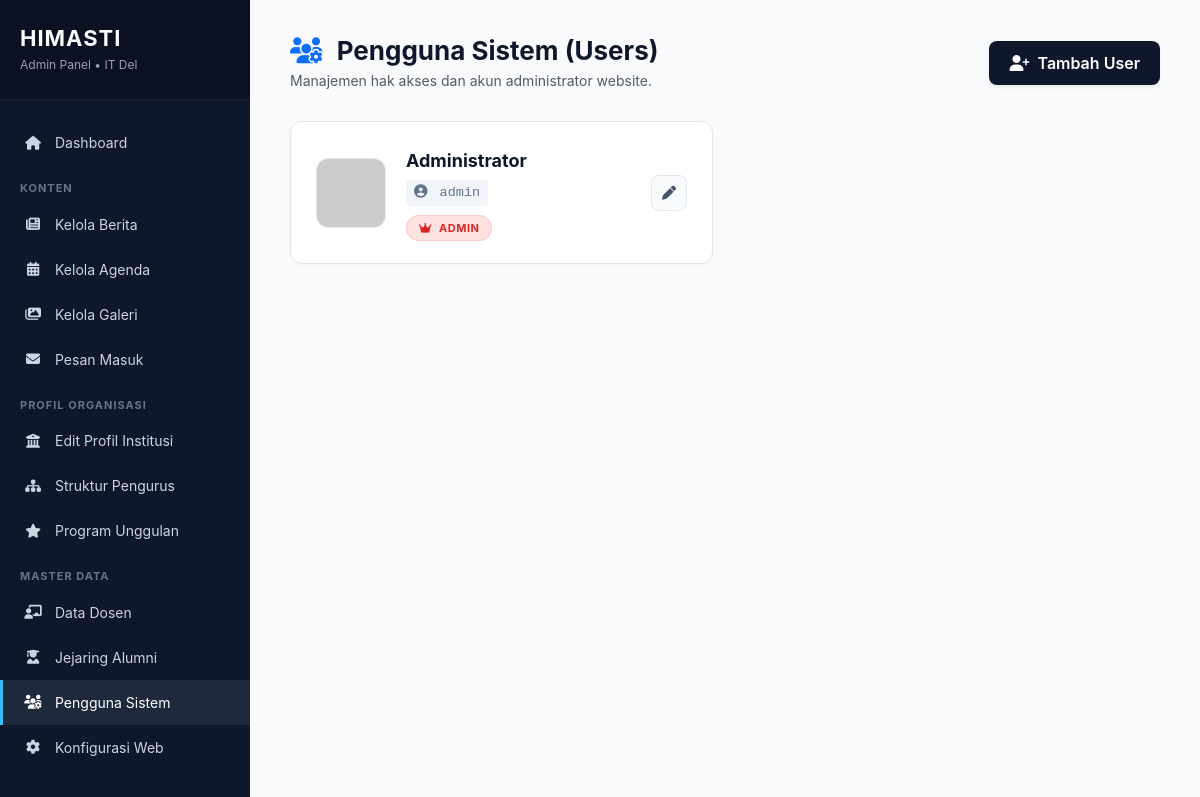
Screenshot of /admin/user/index.php (signed in) with the database file from the repository.
### tables this page shows
CREATE TABLE `users` (
  `id` int(11) NOT NULL AUTO_INCREMENT,
  `username` varchar(50) NOT NULL,
  `password` varchar(255) NOT NULL,
  `name` varchar(100) NOT NULL,
  `role` enum('admin','editor') DEFAULT 'editor',
  `created_at` timestamp NOT NULL DEFAULT current_timestamp(),
  `is_active` int(11) NOT NULL DEFAULT 1,
  `last_login` datetime DEFAULT NULL,
  PRIMARY KEY (`id`),
  UNIQUE KEY `username` (`username`)
);

### admin/user/index.php (the view, shortened to what this page needs)
<?php
require_once __DIR__ . '/../../config/database.php';
try {
    $pdo->exec("CREATE TABLE IF NOT EXISTS users (
        id INT AUTO_INCREMENT PRIMARY KEY,
        username VARCHAR(50) NOT NULL UNIQUE,
        password VARCHAR(255) NOT NULL,
        name VARCHAR(100) NOT NULL,
        role ENUM('admin', 'editor') DEFAULT 'editor',
        created_at TIMESTAMP DEFAULT CURRENT_TIMESTAMP
    )");
} catch (PDOException $e) {
    $pesan_error = "Error Database: " . $e->getMessage();
}
$stmt = $pdo->query("SELECT id, username, name, role, created_at FROM users ORDER BY role ASC, name ASC");
$user_list = $stmt->fetchAll(PDO::FETCH_ASSOC);
?>
<!DOCTYPE html>
<html lang="id">
<head>
    <link href="https://cdn.jsdelivr.net/npm/bootstrap@5.3.0/dist/css/bootstrap.min.css" rel="stylesheet">
    <link rel="stylesheet" href="https://cdnjs.cloudflare.com/ajax/libs/font-awesome/6.4.0/css/all.min.css">
</head>
<body>
    <div class="sidebar">
        <div class="sidebar-header"><h2>HIMASTI</h2><p>Admin Panel &bull; IT Del</p></div>
        <ul class="menu">
            <li><a href="../dashboard.php"><i class="fas fa-home"></i> Dashboard</a></li>
            <li class="menu-divider">Konten</li>
            <li><a href="../berita/index.php"><i class="fas fa-newspaper"></i> Kelola Berita</a></li>
            <li><a href="../agenda/index.php"><i class="fas fa-calendar-alt"></i> Kelola Agenda</a></li>
            <li><a href="../galeri/index.php"><i class="fas fa-images"></i> Kelola Galeri</a></li>
            <li><a href="../pesan/index.php"><i class="fas fa-envelope"></i> Pesan Masuk</a></li>
            <li class="menu-divider">Profil Organisasi</li>
            <li><a href="../profil/index.php"><i class="fas fa-university"></i> Edit Profil Institusi</a></li>
            <li><a href="../pengurus/index.php"><i class="fas fa-sitemap"></i> Struktur Pengurus</a></li>
            <li><a href="../program/index.php"><i class="fas fa-star"></i> Program Unggulan</a></li>
            <li class="menu-divider">Master Data</li>
            <li><a href="../dosen/index.php"><i class="fas fa-chalkboard-teacher"></i> Data Dosen</a></li>
            <li><a href="../alumni/index.php"><i class="fas fa-user-graduate"></i> Jejaring Alumni</a></li>
            <li><a href="index.php" class="active"><i class="fas fa-users-cog"></i> Pengguna Sistem</a></li>
            <li><a href="../pengaturan/index.php"><i class="fas fa-cog"></i> Konfigurasi Web</a></li>
        </ul>
    </div>
    <div class="main">
        <div class="page-header">
            <div>
                <h1><i class="fas fa-users-cog text-primary me-2"></i> Pengguna Sistem (Users)</h1>
                <p class="text-muted mt-1 mb-0" style="font-size: 14px;">Manajemen hak akses dan akun administrator website.</p>
            </div>
            <a href="tambah.php" class="btn-tambah shadow-sm"><i class="fas fa-user-plus me-2"></i>Tambah User</a>
        </div>
        <div class="row g-4">
            <?php foreach ($user_list as $user):
                $nama_bersih = trim(preg_replace('/[^a-zA-Z\s]/', '', $user['name']));
            ?>
            <div class="col-md-6">
                <div class="user-card">
                    <img src="https://ui-avatars.com/api/?name=<?= urlencode($nama_bersih) ?>&background=random&color=fff&size=150" class="user-avatar" alt="<?= htmlspecialchars($user['name']) ?>">
                    <div class="user-info">
                        <div class="user-name"><?= htmlspecialchars($user['name']) ?></div>
                        <div class="user-username"><i class="fas fa-user-circle me-1"></i> <?= htmlspecialchars($user['username']) ?></div>
                        <div>
                            <span class="badge-role <?= $user['role'] === 'admin' ? 'role-admin' : 'role-editor' ?>">
                                <i class="fas <?= $user['role'] === 'admin' ? 'fa-crown' : 'fa-edit' ?> me-1"></i> <?= htmlspecialchars($user['role']) ?>
                            </span>
                        </div>
                    </div>
                    <div class="user-actions">
                        <a href="edit.php?id=<?= $user['id'] ?>" class="btn-icon btn-edit" title="Edit User"><i class="fas fa-pen"></i></a>
                    </div>
                </div>
            </div>
            <?php endforeach; ?>
        </div>
    </div>
</body>
</html>

### admin/user/index.php (style rules this page uses)
* { font-family: 'Inter', 'Segoe UI', Tahoma, sans-serif; }
body { background: #f8fafc; display: flex; min-height: 100vh; margin: 0; color: #334155; }
.sidebar { width: 250px; background: #0f172a; color: white; position: fixed; height: 100vh; overflow-y: auto; z-index: 1000; }
.sidebar-header { padding: 25px 20px; border-bottom: 1px solid rgba(255,255,255,0.05); background: #0b1120; }
.sidebar-header h2 { color: #f8fafc; font-size: 22px; margin-bottom: 5px; font-weight: 700; letter-spacing: 1px; }
.sidebar-header p { color: #94a3b8; font-size: 12px; margin:0; }
.menu { list-style: none; padding: 20px 0; margin:0; }
.menu li a { display: flex; align-items: center; gap: 12px; color: #cbd5e1; text-decoration: none; padding: 12px 20px; transition: all 0.3s; border-left: 3px solid transparent; font-size: 14px; }
.menu li a i { width: 20px; text-align: center; }
.menu li a:hover, .menu li a.active { background: #1e293b; color: #fff; border-left-color: #38bdf8; }
.menu-divider { color: #64748b; font-size: 11px; padding: 15px 20px 5px; text-transform: uppercase; font-weight: 700; letter-spacing: 1px; }
.main { margin-left: 250px; padding: 35px 40px; width: calc(100% - 250px); }
.page-header { display: flex; justify-content: space-between; align-items: center; margin-bottom: 30px; }
.page-header h1 { font-size: 26px; font-weight: 700; color: #0f172a; margin: 0; }
.btn-tambah { background: #0f172a; color: white; border: none; border-radius: 8px; font-weight: 600; padding: 10px 20px; transition: 0.3s; text-decoration: none; display: inline-flex; align-items: center; }
.user-card { background: #fff; border: 1px solid #e2e8f0; border-radius: 12px; padding: 25px; transition: 0.3s; box-shadow: 0 2px 4px -1px rgba(0,0,0,0.03); display: flex; align-items: center; gap: 20px; position: relative; }
.user-avatar { width: 70px; height: 70px; border-radius: 12px; object-fit: cover; border: 1px solid #e2e8f0; }
.user-info { flex-grow: 1; }
.user-name { font-size: 18px; font-weight: 700; color: #0f172a; margin-bottom: 4px; }
.user-username { font-size: 13.5px; color: #64748b; font-family: monospace; background: #f1f5f9; padding: 3px 8px; border-radius: 4px; display: inline-block; margin-bottom: 8px; }
.badge-role { font-size: 11px; padding: 5px 12px; border-radius: 20px; font-weight: 700; text-transform: uppercase; letter-spacing: 0.5px; }
.role-admin { background: #fee2e2; color: #dc2626; border: 1px solid #fecaca; }
.user-actions { display: flex; gap: 8px; }
.btn-icon { width: 36px; height: 36px; border-radius: 8px; display: inline-flex; align-items: center; justify-content: center; text-decoration: none; transition: 0.3s; font-size: 14px; }
.btn-edit { background: #f8fafc; color: #475569; border: 1px solid #e2e8f0; }

### rows the page displays
users: name "Administrator", username "admin", role "ADMIN"
